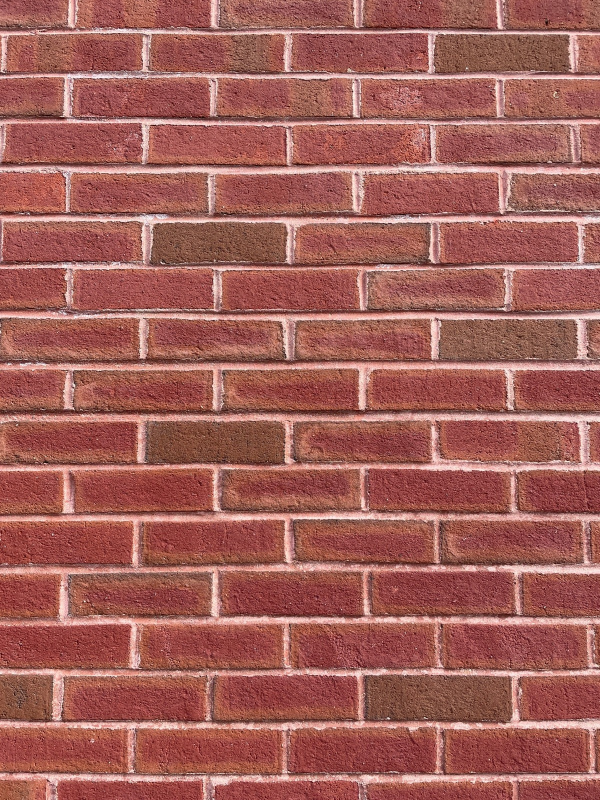
%> input picture Cinder/Cinder1.jpg, 1200 x 1600 px (shown at 1/2 size); its folder holds only this picture in this run
$ octave StitchCode.m   (GNU Octave 9; MATLAB toolbox functions it lacks are replaced by stand-ins)
%> lines starting %> are read from the running program, lines starting %| are printed output that depends on the picture
### harris.m
function [varargout] = harris(I,varargin)
%HARRIS Harris corner detector
%  This function implements a version of the Harris corner detector which
%  has the ability to calculate the eigenvalues of the gradient matrix
%  directly.  This is opposed to calculating the corner response function as
%  originally proposed by Harris in:
%
%  C. Harris and M. Stephens.  "A Combined Corner and Edge
%  Detector", Proceedings of the 4th Alvey Vision Conference,
%  Manchester, U.K. pgs 147-151, 1988
%
%  INPUT:
%  I is the graylevel image to extract interest points from
%  PARAMETER     DEFAULT   DESCRIPTION
%  ----------   --------  --------------------------
%  N               500    maximum number of interest points to return
%  'disp'          N/A    overlays corner points on image
%  'subpixel'      N/A    analytically calculate subpixel precision of
%                         corner locations by fitting a quadratic
%                         surface to corner response function
%  'thresh'          0    smallest acceptable value of response function
%  'hsize_i          3    size of the smoothing Gaussian mask
%  'sigma_i         0.5   standard deviation of Gaussian filter
%  'tile'          [1 1]  break the image into regions [y x] to
%                         distribute feature points more uniformly
%  'mask'           M     array of 1's same size as image defining
%                         where to compute feature points (useful
%                         for radially compensated images)
%  'eig'           N/A    use smallest eigenvalue as response
%                         function, o.w. use response function (default)
%                         originally proposed by Harris
%  'fft'           N/A    perform smoothing filtering in freqeuncey
%                         domain, o.w. perform in spatial domain (default)
%
%  OPTIONAL OUTPUT:
%  (y,x) are the row/column locations of interest points
%  M is the corner response function value associated with that point
%
%  Example:
%  I = imread('cameraman.tif');
%  [y,x,m] = harris(I,1000,'tile',[2 2],'disp');
%
%Date        Who     What
%--------    ----    ---------------------------------
%20021010    rme     Create.
%20021014    rme     Added option of subpixel precision.
%20021110    rme     Added example and no ouput option
%20021214    rme     Added tiling and mask features as well as
%                    Harris corner response function.
%20030821    rme     Speed up subpixel code, as well as regional
%                    processing code.
%20030826    rme     Added 'fft' option to speed up feature extraction
%                    for large images (e.g. 1024x1280)
%20041218    rme     Added convolve2.m function call.
%                    convolve2 performs SVD on the mask and then performs separable
%                    convolution.  note that matlab's filter2 also tries to do this, but for
%                    some reason calling conv2(h1,h2,I) is *much* slower than calling
%                    conv2(conv2(I,h1),h2) which what convolve2 does.

param = checkargs(size(I),varargin{:});

I = double(I);

[nr,nc] = size(I);

% create gradient masks
dx = [-1 0 1; -1 0 1; -1 0 1]/3;
dy = dx';

% calculate image gradients
Ix = convolve2(I,dx,'same');
Iy = convolve2(I,dy,'same');

% calculate gradient products
IxIx = Ix.*Ix;
IyIy = Iy.*Iy;
IxIy = Ix.*Iy;

% smooth squared image gradients
gmask = fspecial('gaussian',param.hsize,param.sigma);
if param.fft == false
  IxIx = convolve2(IxIx,gmask,'same');
  IyIy = convolve2(IyIy,gmask,'same');
  IxIy = convolve2(IxIy,gmask,'same');
else
  m = size(IxIx,1)+size(gmask,1)-1;
  n = size(IxIx,2)+size(gmask,2)-1;
  try
    % previous values
    pv_t = load(strcat(tempdir,'harris_prev_val.mat'));
    if m == pv_t.m && n == pv_t.n && ...
	  param.hsize == pv_t.hsize && param.sigma == pv_t.sigma
      % load previously stored smoothing filter fft
      %disp('loading gmask_fft');
      gmask_fft = pv_t.gmask_fft;
    else
      %disp('generating gmask_fft');
      gmask_fft = fft2(gmask,m,n);
    end
  catch
    %disp('no previous values exist, generating gmask_fft')
    hsize = param.hsize;
    sigma = param.sigma;
    % no previous values exist
    gmask_fft = fft2(gmask,m,n);
    save(strcat(tempdir,'harris_prev_val.mat'), ...
  	 'hsize','sigma','m','n','gmask_fft');
  end

  IxIx = real(ifft2(fft2(IxIx,m,n).*gmask_fft));
  IyIy = real(ifft2(fft2(IyIy,m,n).*gmask_fft));
  IxIy = real(ifft2(fft2(IxIy,m,n).*gmask_fft));
  % keep 'same' portion
  w = (param.hsize-1)/2; % hsize is assumed to be odd
  IxIx = IxIx(w+1:w+nr,w+1:w+nc);
  IyIy = IyIy(w+1:w+nr,w+1:w+nc);
  IxIy = IxIy(w+1:w+nr,w+1:w+nc);
  clear hsize sigma m n gmask_fft gmask;
end

% calculate the eigenvalues of the matrix
% [IxIx IxIy
%  IxIy IyIy]
% old way
%lambda1a = (IxIx+IyIy)/2 + 1/2*sqrt((IxIx+IyIy).^2-4*(IxIx.*IyIy-IxIy.*IxIy));
%lambda2a = (IxIx+IyIy)/2 - 1/2*sqrt((IxIx+IyIy).^2-4*(IxIx.*IyIy-IxIy.*IxIy));
% faster way
B = (IxIx+IyIy);
SQRTRM = sqrt(B.^2 - 4*(IxIx.*IyIy-IxIy.^2));
lambda1 = (B+SQRTRM)/2;
lambda2 = (B-SQRTRM)/2;
clear B SQRTRM IxIx IyIy IxIy;

% corner detection is based upon the desired corner response function
if param.eig
  % minimum eigenvalue
  R = real(min(lambda1,lambda2));
else
  % Harris corner response function
  % trace equals sum of eigenvalues
  % determinant equals product of eigenvalues
  R = lambda1.*lambda2 - 0.04*(lambda1+lambda2).^2;
end

% locate local maxima based upon eight-connected neighborhood
Maxima = (imregionalmax(R) & param.mask).*R;

% sort interest points by reponse function
% only consider pixels where the gradient matrix is positive definite
% i.e. both eigenvalues are greater than zero
[i,j] = find(Maxima > param.thresh);
m = Maxima((j-1)*nr+i); %shortcut for maxima(sub2ind(size(maxima),i,j));
[m,idx] = sort(m);
i = i(idx);
j = j(idx);

% interest points were sorted ascendingly by response function,
% flip so largest response points are first
m = m(end:-1:1);
i = i(end:-1:1);
j = j(end:-1:1);

if param.tile(1) > 1 && param.tile(2) > 1
  % process image regionally so that corners are uniformally
  % extracted across image regions
  ii = [];
  jj = [];
  mm = [];
  Npts_per_region = round(param.N/prod(param.tile));
  xx = round(linspace(1,nc,param.tile(2)+1)); % region boundaries
  yy = round(linspace(1,nr,param.tile(1)+1));
  for pp = 2:length(xx)
    % points falling within the region's x boundaries
    idx = find((j >= xx(pp-1)) & (j < xx(pp)));
    for qq = 2:length(yy)
      % points falling within the region's y boundaries
      idy = find((i >= yy(qq-1)) & (i < yy(qq)));

      % their common intersection
      ind = intersect(idx,idy);

      % return the strongest N points as defined by user
      ii = [ii; i(ind(1:min(end,Npts_per_region)))];
      jj = [jj; j(ind(1:min(end,Npts_per_region)))];
      mm = [mm; m(ind(1:min(end,Npts_per_region)))];
    end
  end
else
  ii = i(1:min(end,param.N));
  jj = j(1:min(end,param.N));
  mm = m(1:min(end,param.N));
end

if param.subpixel
  % refine corner locations with subpixel accuracy
  % fit a quadratic surface to maxima location
  % and calculate it's analytic peak
  [ii,jj] = subpixel(ii,jj,R);
end

if param.disp | nargout == 0
  % overlay corner points on original image
  figure;
  imagesc(I);
  colormap gray;
  hold on;
  plot(jj,ii,'y+');
  hold off;
  drawnow;
end

if nargout >= 2
  varargout{1} = ii;
  varargout{2} = jj;
end
if nargout == 3
  varargout{3} = mm;
end

%=======================================================================
function param = checkargs(isize,varargin);

% set defaults
param.disp = 0;      % overlay corner points on image
param.N = 500;       % number of interest points to return
param.subpixel = false;  % refine corner location with subpixel accuracy
param.thresh = 0;    % threshold value for smallest response magnitude
param.hsize = 3;     % size of gaussian smoothing mask
param.sigma = 0.5;   % standard deviation of gaussian mask
param.eig   = false; % use corner response function as originally
                     % proposed by Harris
param.tile = [1 1];  % do not process image regionally
param.fft  = false;  % implement conv2 in spatial domain

%----------------------------------------------
% replace defaults with user specified values
%----------------------------------------------
% check to see if number of corner points was specified
% otherwise use default
if nargin > 1 && isnumeric(varargin{1})
  param.N = varargin{1};
  ii = 2;
else
  ii = 1;
end

% loop through parameter/value pairs
while ii <= nargin - 1;
  switch lower(varargin{ii})
   case 'disp'
    param.disp = 1;
    ii = ii+1;
   case 'subpixel'
    param.subpixel = true;
    ii = ii+1;
   case 'eig'
    param.eig = true;
    ii = ii+1;
   case 'thresh'
    param.thresh = varargin{ii+1};
    ii = ii+2;
   case 'hsize'
    param.hsize = varargin{ii+1};
    ii = ii+2;
   case 'sigma'
    param.sigma = varargin{ii+1};
    ii = ii+2;
   case 'mask'
    param.mask  = logical(varargin{ii+1});
    ii = ii+2;
   case 'tile'
    param.tile  = varargin{ii+1};
    ii = ii+2;
   case 'fft'
    param.fft = true;
    ii = ii+1;
   otherwise
    error(sprintf('Uknown option ''%s''',varargin{ii}));
  end
end

if ~isfield(param,'mask')
  % corner mask defines region to compute interest points
  % define default mask to include "valid" smoothed
  % image gradient portions from convolution
  param.mask = true(isize);
  % [5 lines of commented-out code are left out]
end

%================================================================
% the current implementation no longer uses this function
% [7 lines left out: function regionalmask, not called in this run]


%================================================================
% [57 lines left out: function subpixel, not called in this run]

### convolve2.m
function y = convolve2(x, m, shape, tol)
%CONVOLVE2 Two dimensional convolution.
%   Y = CONVOLVE2(X, M) performs the 2-D convolution of matrices X and
%   M. If [mx,nx] = size(X) and [mm,nm] = size(M), then size(Y) =
%   [mx+mm-1,nx+nm-1]. Values near the boundaries of the output array are
%   calculated as if X was surrounded by a border of zero values.
%
%   Y = CONVOLVE2(X, M, SHAPE) where SHAPE is a string returns a
%   subsection of the 2-D convolution with size specified by SHAPE:
%
%       'full'  - (default) returns the full 2-D convolution,
%       'same'  - returns the central part of the convolution
%                 that is the same size as A (using zero padding),
%       'valid' - returns only those parts of the convolution
%                 that are computed without the zero-padded
%                 edges, size(Y) = [mx-mm+1,nx-nm+1] when
%                 size(X) > size(M),
%       'wrap'  - as for 'same' except that instead of using zero-padding
%                 the input A is taken to wrap round as on a toroid.
%
%   CONVOLVE2 is fastest when mx > mm and nx > nm - i.e. the first
%   argument is the input and the second is the mask.
%
%   If the rank of the mask M is low, CONVOLVE2 will decompose it into a
%   sum of outer product masks, each of which is applied efficiently as
%   convolution with a row vector and a column vector, by calling CONV2.
%   The function will often be faster than CONV2 or FILTER2 (in some
%   cases much faster) and will produce the same results as CONV2 to
%   within a small tolerance.
%
%   Y = CONVOLVE2(... , TOL) where TOL is a number in the range 0.0 to
%   1.0 computes the convolution using a reduced-rank approximation to
%   M, provided this will speed up the computation. TOL limits the
%   relative sum-squared error in the effective mask; that is, if the
%   effective mask is E, the error is controlled such that
%
%       sum(sum( (M-E) .* (M-E) ))
%       --------------------------    <=  TOL
%            sum(sum( M .* M ))
%
%   See also CONV2, FILTER2.

% David Young, COGS, University of Sussex, February 2002,
%   revised October 2002.

% Deal with optional arguments
error(nargchk(2,4,nargin));
if nargin < 3
    shape = 'full';    % shape default as for CONV2
    tol = 0;
elseif nargin < 4
    if isnumeric(shape)
        tol = shape;
        shape = 'full';
    else
        tol = 0;
    end
end;

% Set up to do the wrap operation, not handled by conv2
if strcmp(shape, 'wrap')
    x = wraparound(x, m);
    shape = 'valid';
end

% do the convolution itself
y = doconv(x, m, shape, tol);

%-----------------------------------------------------------------------

function y = doconv(x, m, shape, tol);
% Carry out convolution
[mx, nx] = size(x);
[mm, nm] = size(m);

% If the mask is bigger than the input, or it is 1-D already,
% just let CONV2 handle it.
if mm > mx | nm > nx | mm == 1 | nm == 1
    y = conv2(x, m, shape);
else
    % Get svd of mask
    if mm < nm; m = m'; end        % svd(..,0) wants m > n
    [u,s,v] = svd(m, 0);
    s = diag(s);
    rank = trank(m, s, tol);
    if rank*(mm+nm) < mm*nm         % take advantage of low rank
        if mm < nm;  t = u; u = v; v = t; end  % reverse earlier transpose
        vp = v';
        % For some reason, CONV2(H,C,X) is very slow, so use the normal call
        y = conv2(conv2(x, u(:,1)*s(1), shape), vp(1,:), shape);
        for r = 2:rank
            y = y + conv2(conv2(x, u(:,r)*s(r), shape), vp(r,:), shape);
        end
    else
        if mm < nm; m = m'; end     % reverse earlier transpose
        y = conv2(x, m, shape);
    end
end

%-----------------------------------------------------------------------

function r = trank(m, s, tol)
% Approximate rank function - returns rank of matrix that fits given
% matrix to within given relative rms error. Expects original matrix
% and vector of singular values.
if tol < 0 | tol > 1
    error('Tolerance must be in range 0 to 1');
end
if tol == 0             % return estimate of actual rank
    tol = length(m) * max(s) * eps;
    r = sum(s > tol);
else
    ss = s .* s;
    t = (1 - tol) * sum(ss);
    r = 0;
    sm = 0;
    while sm < t
        r = r + 1;
        sm = sm + ss(r);
    end
end

%-----------------------------------------------------------------------

% [44 lines left out: function wraparound, not called in this run]

### StitchCode.m
clear;clc;
%Dir
filePath = fullfile('D:\EECE5554\Lab5calibration\Cinder');
%Load undistorted images
buildingScene = imageDatastore(filePath);
%Display the images
montage(buildingScene.Files)
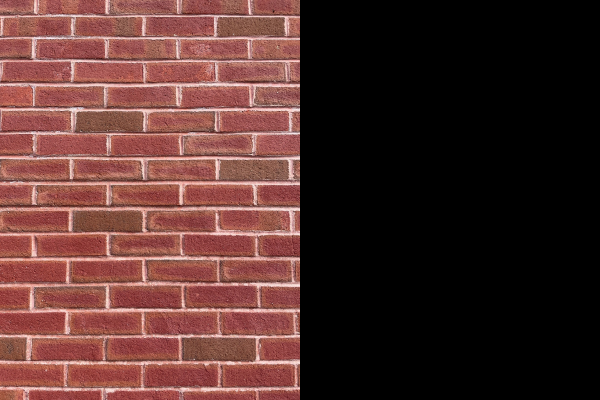
%> displayed picture: size 1600x2400x3, on the screen's scale of 0 to 255 (shown at 1/4 size); mean R, G, B 81, 48.1, 44.6

%Read the images from the image set and load into pics array
I = readimage(buildingScene,1);
%> I is the input picture: size 1600x1200x3 uint8; mean R, G, B 162, 96.3, 89.3

%Initialize features for I(1)
grayImage = im2gray(I);
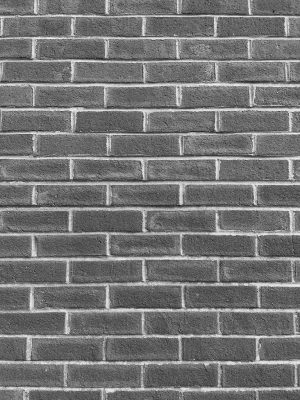
%> grayImage: size 1600x1200 uint8 (shown at 1/4 size); min 6, max 253, mean 115.1
[y,x,m] = harris(grayImage, 2000, 'tile', [20 20], 'disp');
%> in checkargs, `param.N = varargin{1};`: param.N = 2000
%> the loop in checkargs, `while ii <= nargin - 1;` made 2 passes
%> param.tile on pass 1: [20 20]
%> after the loop in checkargs, `while ii <= nargin - 1;`: ii = 5; param = {disp 1, N 2000, subpixel false, thresh 0, hsize 3, sigma 0.5}; param.disp = 1; param.eig = false; param.hsize = 3; param.sigma = 0.5; param.subpixel = false; param.thresh = 0
%> in doconv, `y = conv2(conv2(x, u(:,1)*s(1), shape), vp(1,:), shape);`:
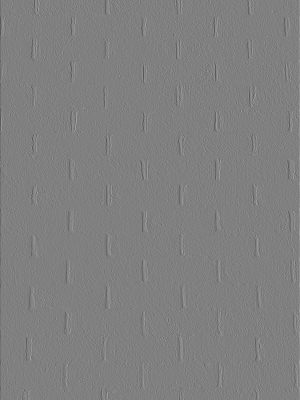
%> y: size 1600x1200 double (shown at 1/4 size); min -240.7, max 238.7, mean 0; drawn with min black and max white
%> in harris, `IxIx = Ix.*Ix;`:
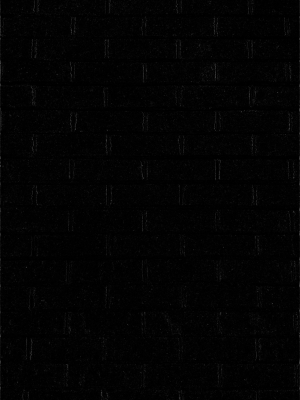
%> IxIx: size 1600x1200 double (shown at 1/4 size); min 0, max 57920.4, mean 687.7; drawn with min black and max white
%> in harris, `gmask = fspecial('gaussian',param.hsize,param.sigma);`: gmask = [0.0113 0.0838 0.0113; 0.0838 0.619 0.0838; 0.0113 0.0838 0.0113]
%> call 4 of doconv, with shape = 'same', tol = 0
%> in doconv (call 4), `[u,s,v] = svd(m, 0);`: s = [0.642 0 0; 0 2.1e-17 0; 0 0 2.7e-34]
%> in doconv (call 4), `s = diag(s);`: s = [0.642; 2.1e-17; 2.7e-34]
%> in doconv (call 4), `y = conv2(conv2(x, u(:,1)*s(1), shape), vp(1,:), shape);`:
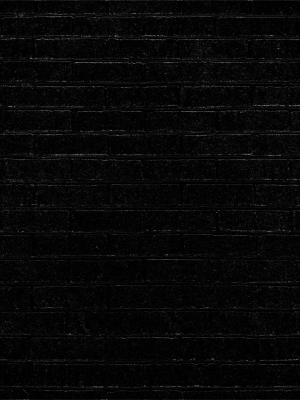
%> y: size 1600x1200 double (shown at 1/4 size); min 1.23, max 41806.8, mean 1229.1; drawn with min black and max white
%> in harris, `R = lambda1.*lambda2 - 0.04*(lambda1+lambda2).^2;`:
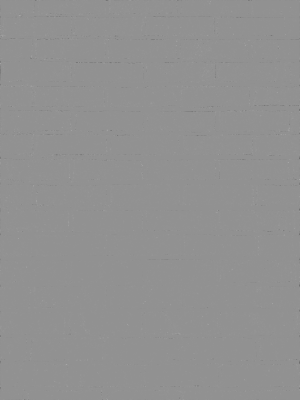
%> R: size 1600x1200 double (shown at 1/4 size); min -79206402.4, max 59488863.4, mean 69744.7; drawn with min black and max white
%> in harris, `[i,j] = find(Maxima > param.thresh);`: i = 127872 values from 1 to 1600; j = 127872 values from 1 to 1200
%> in harris, `Npts_per_region = round(param.N/prod(param.tile));`: Npts_per_region = 5
%> in harris, `xx = round(linspace(1,nc,param.tile(2)+1));`: xx = 21 values from 1 to 1200
%> in harris, `yy = round(linspace(1,nr,param.tile(1)+1));`: yy = 21 values from 1 to 1600
%> the loop in harris, `for pp = 2:length(xx)` made 20 passes
%> after the loop in harris, `for pp = 2:length(xx)`: ii = 2000 values, max 1599 at index 99, min 2 at index 201, mean 800.6; jj = 2000 values, max 1199 at index 1901, min 1 at index 12, mean 599.6; mm = 2000 values, max 49280098.7 at index 1951, min 1449940.2 at index 1690, mean 9445257.2
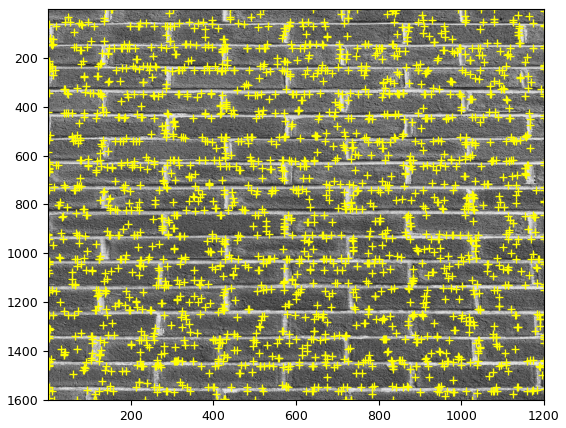
%> figure redrawn from the program's plot data
%> y has the same summary as ii in harris; x has the same summary as jj in harris; m has the same summary as mm in harris
points = cornerPoints([x,y]);
%> points = 2000 points; strongest (x, y): (42, 53), (20, 72), (48, 32), (2, 63), (54, 53)
[features, points] = extractFeatures(grayImage, points);
%> points = 1661 points; strongest (x, y): (79, 63), (82, 64), (111, 70), (62, 94), (103, 131)

%Initialize all the transforms to the identity matrix
numImages = numel(buildingScene.Files);
tforms(numImages) = projective2d(eye(3));

%Initialize variable to hold image sizes
imageSize = zeros(numImages,2);

%Iterate over remaining image pairs
for n = 2:numImages

    %Store points and features for I(n-1)
    pointsPrevious = points;
    featuresPrevious = features;

    %Read I(n).
    I = readimage(buildingScene, n);

    %Convert image to grayscale.
    grayImage = im2gray(I);

    %Save image size
    imageSize(n,:) = size(grayImage);

    %Detect and extract Harris features for I(n).
    [y,x,m] = harris(grayImage, 2000, 'tile', [20 20], 'disp');
    points = cornerPoints([x,y]);
    [features, points] = extractFeatures(grayImage, points);

    % Find correspondences between I(n) and I(n-1).
    indexPairs = matchFeatures(features, featuresPrevious, 'Unique', true);

    matchedPoints = points(indexPairs(:,1), :);
    matchedPointsPrev = pointsPrevious(indexPairs(:,2), :);

    % Estimate the transformation between I(n) and I(n-1).
    tforms(n) = estimateGeometricTransform2D(matchedPoints, matchedPointsPrev,'projective', 'Confidence', 99.9, 'MaxNumTrials', 2000);

    % Compute T(n) * T(n-1) * ... * T(1)
    tforms(n).T = tforms(n).T * tforms(n-1).T;
end

%Compute the output limits for each transform.
for i = 1:numel(tforms)
    [xlim(i,:), ylim(i,:)] = outputLimits(tforms(i), [1 imageSize(i,2)], [1 imageSize(i,1)]);
end
%Next, compute the average X limits for each transforms and find the image that is in the center.
%Only the X limits are used here because the scene is known to be horizontal.
%If another set of images are used, both the X and Y limits may need to be used to find the center image.
avgXLim = mean(xlim, 2);
[~,idx] = sort(avgXLim);
centerIdx = floor((numel(tforms)+1)/2);
centerImageIdx = idx(centerIdx);
%Finally, apply the center image's inverse transform to all the others.
Tinv = invert(tforms(centerImageIdx));
for i = 1:numel(tforms)
    tforms(i).T = tforms(i).T * Tinv.T;
end

%Initiliaze the panorama
for i = 1:numel(tforms)
    [xlim(i,:), ylim(i,:)] = outputLimits(tforms(i), [1 imageSize(i,2)], [1 imageSize(i,1)]);
end

maxImageSize = max(imageSize);

% Find the minimum and maximum output limits.
xMin = min([1; xlim(:)]);
%> (the run ends here)
